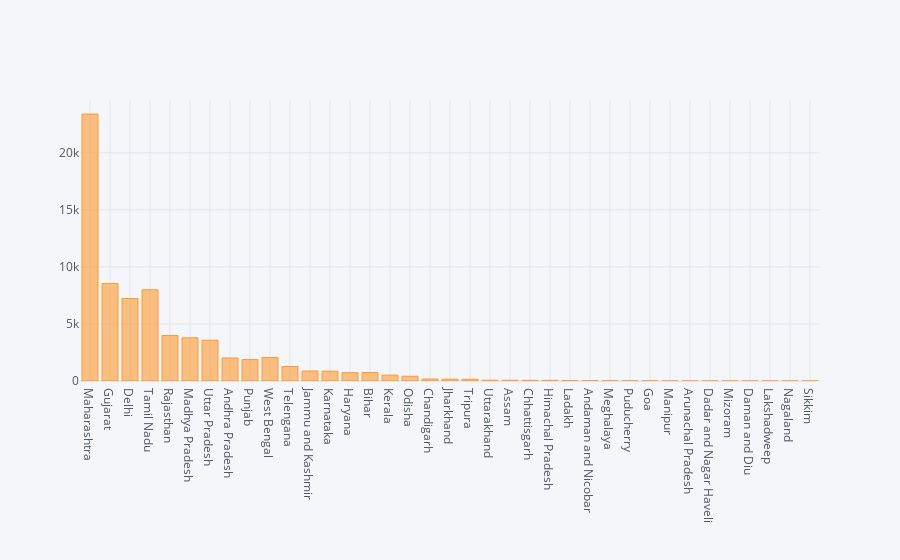

Here is the notebook cell this chart was saved with:
### Code cell
#------------------------------------Graphical Representation-----------------------------------
#------------------Pandas Visulaisation
df.plot(kind='bar',x='Name of State / UT',y='Total cases')
plt.show()

#Plotly
df.iplot(kind='bar',x='Name of State / UT',y='Total cases')

### Figure 1 — Plotly figure (JSON) as saved in the notebook; plotly's stock layout.template omitted (floating-point values rounded to 4 significant figures)
{"data": [{"marker": {"color": "rgba(255, 153, 51, 0.6)", "line": {"color": "rgba(255, 153, 51, 1.0)", "width": 1}}, "name": "Total cases", "orientation": "v", "text": "", "type": "bar", "x": ["Maharashtra", "Gujarat", "Delhi", "Tamil Nadu", "Rajasthan", "Madhya Pradesh", "Uttar Pradesh", "Andhra Pradesh", "Punjab", "West Bengal", "Telengana", "Jammu and Kashmir", "Karnataka", "Haryana", "Bihar", "Kerala", "Odisha", "Chandigarh", "Jharkhand", "Tripura", "Uttarakhand", "Assam", "Chhattisgarh", "Himachal Pradesh", "Ladakh", "Andaman and Nicobar", "Meghalaya", "Puducherry", "Goa", "Manipur", "Arunachal Pradesh", "Dadar and Nagar Haveli", "Mizoram", "Daman and Diu", "Lakshadweep", "Nagaland", "Sikkim"], "y": [23401, 8541, 7233, 8002, 3988, 3785, 3573, 2018, 1877, 2063, 1275, 879, 862, 730, 747, 519, 414, 174, 160, 152, 68, 65, 59, 59, 42, 33, 13, 12, 7, 2, 1, 1, 1, 0, 0, 0, 0]}], "layout": {"legend": {"bgcolor": "#F5F6F9", "font": {"color": "#4D5663"}}, "paper_bgcolor": "#F5F6F9", "plot_bgcolor": "#F5F6F9", "title": {"font": {"color": "#4D5663"}}, "xaxis": {"gridcolor": "#E1E5ED", "showgrid": true, "tickfont": {"color": "#4D5663"}, "title": {"font": {"color": "#4D5663"}, "text": ""}, "zerolinecolor": "#E1E5ED"}, "yaxis": {"gridcolor": "#E1E5ED", "showgrid": true, "tickfont": {"color": "#4D5663"}, "title": {"font": {"color": "#4D5663"}, "text": ""}, "zerolinecolor": "#E1E5ED"}}}
